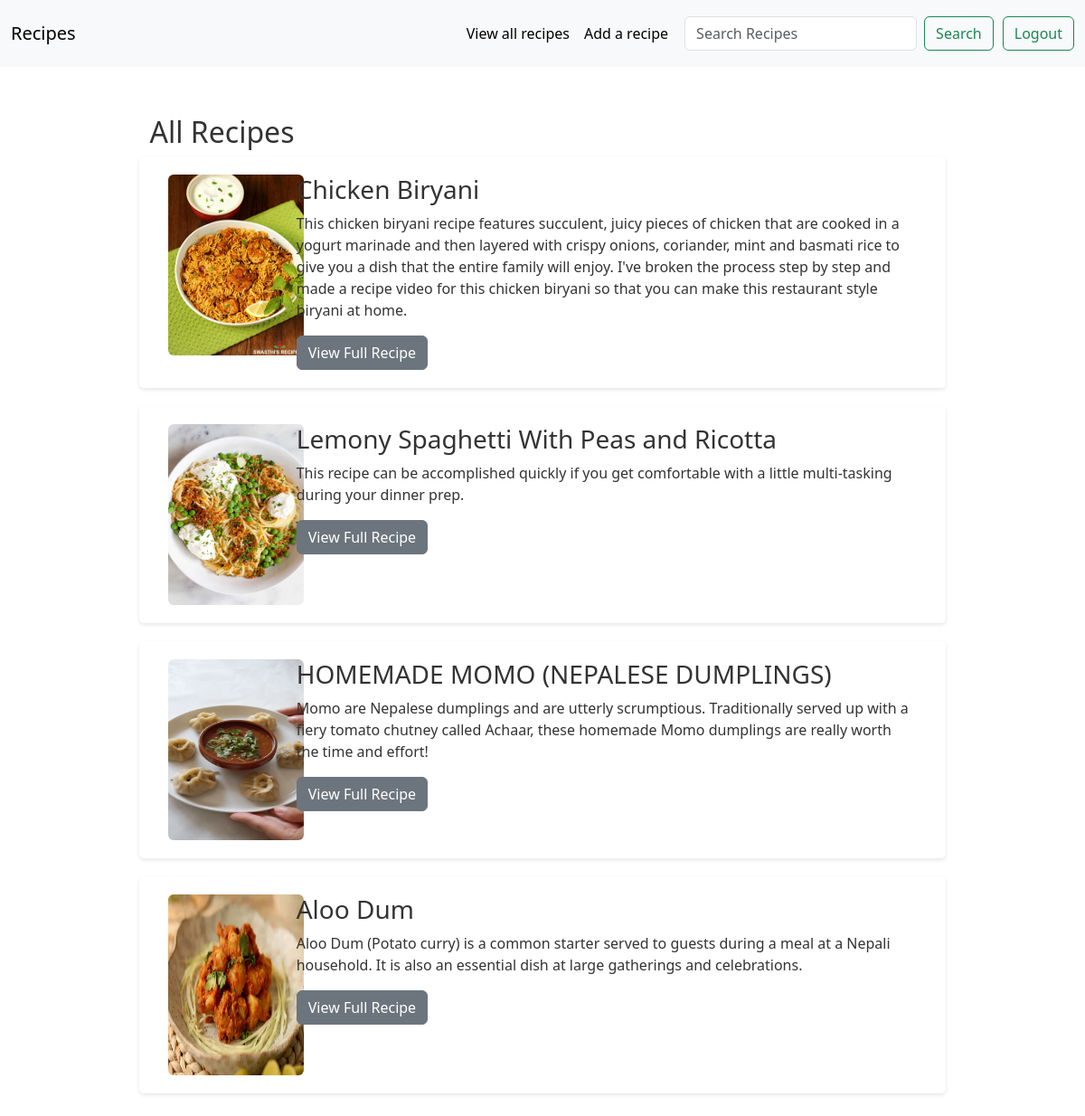
Page /recipes/ (signed in) on the committed database.
### recipe/models.py (models this page shows, shortened)
class Recipe(models.Model):
    user = models.ForeignKey(User, on_delete= models.SET_NULL, null= True, blank= True)
    recipe_name = models.CharField(max_length=100)
    recipe_description = models.TextField()
    recipe_image = models.ImageField(upload_to="recipe_images")
    recipe_prep = models.TextField()

### recipe/views.py (the view)
# urls.py: path('recipes/', recipes, name = "recipes"),
def recipes(request):
    queryset = Recipe.objects.all()
    context = {"recipes": queryset}
    if request.GET.get("search"):
        queryset = queryset.filter(recipe_name__icontains = request.GET.get("search"))
        context = {"recipes": queryset}
        return render(request, "recipes.html", context)
    return render(request, "recipes.html", context)

### recipe/templates/recipes.html (shortened to what this page needs)
{% extends "base.html" %}
{% block start %}
<div class="container ">
  <section id="featured-recipes" style=" padding: 5px 0;">
    <div class="container mx-auto" style=" width: 80%;
    margin: 0 auto;
    color:#333;
">
        <h2 class="mt-5">All Recipes</h2>
            {% for recipe in recipes %}
            <div class='row' style="background-color: #fff;
            padding: 20px;
            margin-bottom: 20px;
            border-radius: 5px;
            box-shadow: 0 2px 4px rgba(0, 0, 0, 0.1);">
            <div class="col-2">
                <img class= "rounded " src="{{ recipe.recipe_image.url }}" style="height : 200px; width: 150px"></div>
            <div class="col">
                <h3>{{ recipe.recipe_name }}</h3>
                <p>{{ recipe.recipe_description }}</p>
                <a href="/full-recipe/{{ recipe.id }}/" class = "btn btn-secondary">View Full Recipe</a>
            </div>
            </div>
            {% endfor %}
    </div>
</section>
</div>
{% endblock %}

### rows in the picture
Recipe: recipe_image (picture), recipe_name "Chicken Biryani", recipe_description "This chicken biryani recipe features succulent, juicy pieces of chicken that are cooked in a yogurt marinade and then layered with crispy onions, coriander, mint and basmati rice to give you a dish that the entire family will enjoy. I've broken the process step by step and made a recipe video for this chicken biryani so that you can make this restaurant style biryani at home."
Recipe: recipe_image (picture), recipe_name "Lemony Spaghetti With Peas and Ricotta", recipe_description "This recipe can be accomplished quickly if you get comfortable with a little multi-tasking during your dinner prep."
Recipe: recipe_image (picture), recipe_name "HOMEMADE MOMO (NEPALESE DUMPLINGS)", recipe_description "Momo are Nepalese dumplings and are utterly scrumptious. Traditionally served up with a fiery tomato chutney called Achaar, these homemade Momo dumplings are really worth the time and effort!"
Recipe: recipe_image (picture), recipe_name "Aloo Dum", recipe_description "Aloo Dum (Potato curry) is a common starter served to guests during a meal at a Nepali household. It is also an essential dish at large gatherings and celebrations."
